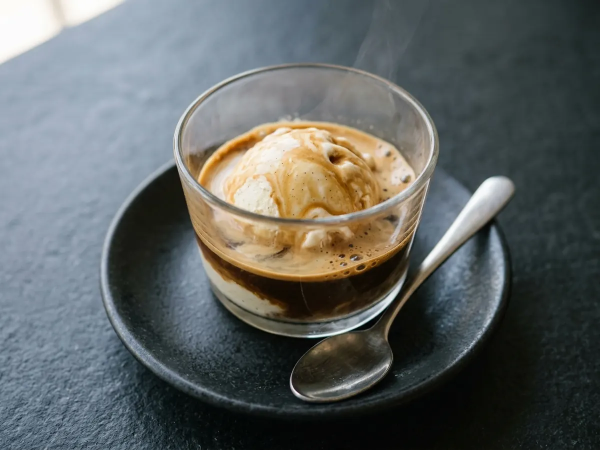
#> input picture img/yemek/affogato.webp, 1200 x 900 px, given in place of ton-baligi-pismis-100-g.webp, which was not available (shown at 1/2 size)
$ python pin_uret_en.py
#> lines starting #> are read from the running program, lines starting #| are printed output that depends on the picture; after the words box and inside, x2 and y2 are one past the last pixel; in counts of white or black regions, pixels touching at a corner belong together; pictures that were not available may be replaced by others from this repository, and a replacement may not be noted
#!/usr/bin/env python3
"""İngilizce Pinterest pinleri: 1000x1500 görsel + toplu yükleme CSV'si.
Girdi: araclar/pin_en_secim.json (tek yemekler + karşılaştırma çiftleri; İngilizce site verisinden üretildi),
       img/yemek/<türkçe slug>.webp
Çıktı: img/pin/en/food-<slug>.jpg, img/pin/en/vs-<a>-vs-<b>.jpg ve "Claude outputs/pinterest-en-parti-1.csv"
Tasarım Türkçe pin_uret.py ile aynı (orman yeşili panel, lime vurgu, Poppins).
"""
import csv, json, os, datetime
from PIL import Image, ImageDraw, ImageFont, ImageOps

KOK = os.path.dirname(os.path.dirname(os.path.abspath(__file__)))
FD = '/usr/share/fonts/truetype/google-fonts/'
def F(w, s): return ImageFont.truetype(FD + f'Poppins-{w}.ttf', s)

PAPER = (230, 239, 232); FOREST = (14, 34, 23); LIME = (213, 236, 98); BEYAZ = (255, 255, 255)
SOLUK = (176, 196, 182); KUTU = (30, 54, 39)
LIG = {'S': (30, 122, 76), 'A': (90, 145, 53), 'B': (194, 150, 27), 'C': (208, 108, 40), 'D': (191, 59, 56)}
HUKUM = {'S': 'YES, VERY', 'A': 'YES', 'B': 'SOMEWHAT', 'C': 'NOT REALLY', 'D': 'NO'}
HUKUM_UZUN = {'S': 'Yes, very. It keeps you full for a long time on few calories.',
              'A': 'Yes. It gives reliable fullness for its calories.',
              'B': 'Somewhat. It gives average fullness for its calories.',
              'C': 'Not really. For its calories, it leaves you hungry fast.',
              'D': "No. Its calories outweigh its fullness: you eat it but you don't feel full."}
PANO_TEK = 'Most Filling Foods'
PANO_VS = 'Which Keeps You Full Longer?'
W, H = 1000, 1500
SITE = 'https://platerank.dev'

def saat(t): return str(int(t)) if t == int(t) else f'{t:.1f}'

def sar(d, metin, font, gen):
    out, s = [], ''
    for k in metin.split():
        t = (s + ' ' + k).strip()
        if d.textlength(t, font=font) <= gen: s = t
        else:
            if s: out.append(s)
            s = k
    if s: out.append(s)
    return out

# [5 lines left out: function sigdir, not called in this run]

def foto(y, boyut):
    im = Image.open(os.path.join(KOK, 'img', 'yemek', y['tr'] + '.webp')).convert('RGB')
    return ImageOps.fit(im, boyut, Image.LANCZOS)

def yuvarlak_yapistir(im, ft, xy, r):
    m = Image.new('L', ft.size, 0)
    ImageDraw.Draw(m).rounded_rectangle((0, 0, ft.width - 1, ft.height - 1), radius=r, fill=255)
    im.paste(ft, xy, m)

def alt_bilgi(d, sag):
    d.text((90, 1412), 'platerank.dev', font=F('Bold', 32), fill=LIME, anchor='lm')
    d.text((910, 1412), sag, font=F('Medium', 26), fill=SOLUK, anchor='rm')

# ---------- tek yemek ----------

def pin_tek(y, cikti):
    L = y['lig']
    im = Image.new('RGB', (W, H), PAPER); d = ImageDraw.Draw(im)
    yuvarlak_yapistir(im, foto(y, (920, 700)), (40, 40), 36)
    d.ellipse((70, 70, 210, 210), fill=LIG[L], outline=BEYAZ, width=6)
    d.text((140, 128), L, font=F('Bold', 84), fill=BEYAZ, anchor='mm')
    d.text((140, 186), 'TIER', font=F('Bold', 20), fill=BEYAZ, anchor='mm')
    d.rounded_rectangle((40, 770, 960, 1460), radius=36, fill=FOREST)
    x0 = 90
    d.text((x0, 820), 'DOES IT KEEP YOU FULL?', font=F('Bold', 34), fill=LIME, anchor='lm')
    alt = y['porsiyon'] or y['tanim']
    for boy in (92, 84, 76, 68, 60, 54):
        f = F('Bold', boy); satir = sar(d, y['ad'], f, 820)
        bitis = 880 + len(satir[:2]) * int(boy * 1.12) + (46 if alt else 0) + 24 + 92
        if len(satir) <= 2 and bitis <= 1220: break
    y0 = 880
    for s in satir[:2]:
        d.text((x0, y0), s, font=f, fill=BEYAZ, anchor='lt'); y0 += int(boy * 1.12)
    if alt:
        d.text((x0, y0 + 4), alt, font=F('Medium', 30), fill=SOLUK, anchor='lt'); y0 += 46
    y0 += 24
    hk = HUKUM[L]; fh = F('Bold', 54); w = d.textlength(hk, font=fh) + 64
    d.rounded_rectangle((x0, y0, x0 + w, y0 + 92), radius=46, fill=LIG[L])
    d.text((x0 + w / 2, y0 + 47), hk, font=fh, fill=BEYAZ, anchor='mm')
    yk = 1250; kw = (820 - 2 * 20) / 3
    for i, (b, a) in enumerate([(f"{y['kcal']}", 'kcal'), (f"{y['protein']} g", 'protein'), (f"~{saat(y['saat'])} h", 'keeps you full')]):
        kx = x0 + i * (kw + 20)
        d.rounded_rectangle((kx, yk, kx + kw, yk + 120), radius=22, fill=KUTU)
        d.text((kx + kw / 2, yk + 48), b, font=F('Bold', 42), fill=BEYAZ, anchor='mm')
        d.text((kx + kw / 2, yk + 94), a, font=F('Medium', 24), fill=SOLUK, anchor='mm')
    alt_bilgi(d, 'satiety per calorie')
    im.save(cikti, 'JPEG', quality=86, optimize=True, progressive=True)

# ---------- karşılaştırma ----------

# [60 lines left out: functions vs_sonuc, pin_vs, not called in this run]

# ---------- metinler ----------

def tek_satir(y):
    por = f" ({y['porsiyon']})" if y['porsiyon'] else ''
    ad = y['ad']
    return {
        'Title': f"How long does {ad} keep you full? Calories and satiety"[:100],
        'Description': (f"{ad}{por}: {y['kcal']} kcal, {y['protein']} g protein, {y['lif']} g fiber. {HUKUM_UZUN[y['lig']]} "
                        f"Satiety score {y['puan']} (tier {y['lig']}), keeps you full for about {saat(y['saat'])} hours. "
                        f"See what keeps you fuller for the same calories on platerank.dev.")[:500],
        'Link': f"{SITE}/en/food/{y['slug']}?utm_source=pinterest&utm_medium=pin_en",
        'Keywords': f"{ad.lower()} calories, is {ad.lower()} filling, how long does {ad.lower()} keep you full, most filling foods, high protein low calorie",
        'Pinterest board': PANO_TEK,
    }

# [17 lines left out: function vs_satir, not called in this run]

if __name__ == '__main__':
    secim = json.load(open(os.path.join(KOK, 'araclar', 'pin_en_secim.json'), encoding='utf-8'))
#> (reads araclar/pin_en_secim.json from the repository)
    hedef = os.path.join(KOK, 'img', 'pin', 'en'); os.makedirs(hedef, exist_ok=True)
    isler = []
    for y in secim['tek']:
        ad = f"food-{y['slug']}.jpg"; pin_tek(y, os.path.join(hedef, ad)); isler.append((ad, tek_satir(y)))
#> in pin_tek, `im = Image.new('RGB', (W, H), PAPER)`:
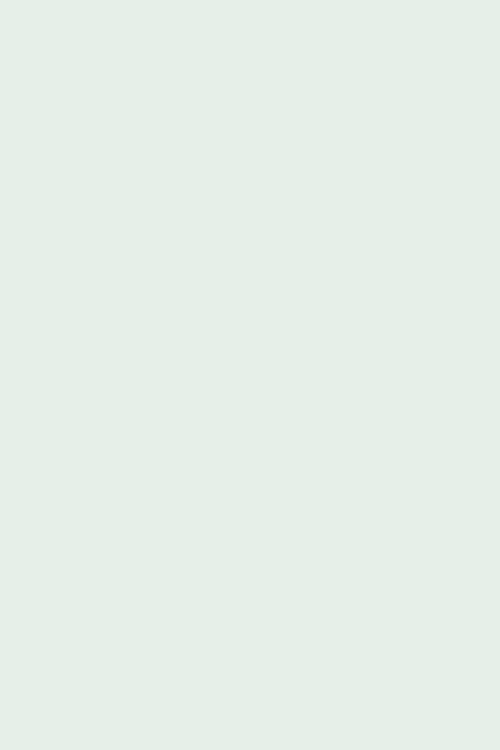
#> im: PIL image 1000x1500 RGB (shown at 1/2 size); mean R, G, B 230, 239, 232
#> in foto, im is the input picture: PIL image 1200x900 RGB; mean R, G, B 95.6, 99.9, 98.5
#> in foto, `return ImageOps.fit(im, boyut, Image.LANCZOS)`:
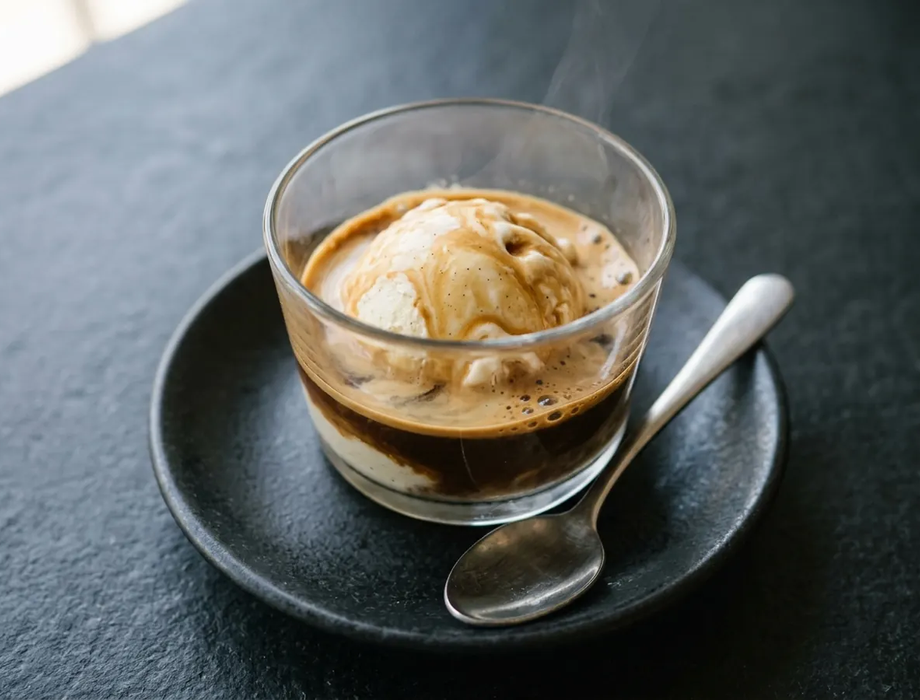
#> returned value: PIL image 920x700 RGB; mean R, G, B 95.7, 99.9, 98.4
#> in yuvarlak_yapistir, `m = Image.new('L', ft.size, 0)`: m: PIL image 920x700 L; every value is 0
#> in yuvarlak_yapistir, `ImageDraw.Draw(m).rounded_rectangle((0, 0, ft.width - 1, ft.height - 1..`:
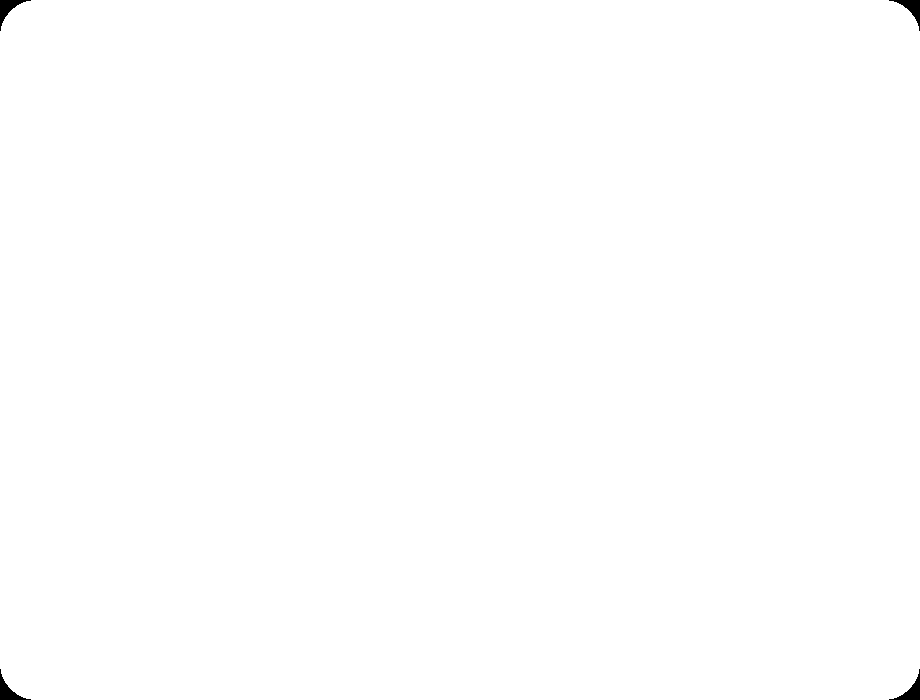
#> m: PIL image 920x700 L; 99.8% white; 4 black regions, box (x1, y1, x2, y2) and area: (0, 0, 31, 31) 287, (889, 0, 920, 31) 287, (0, 669, 31, 700) 287, (889, 669, 920, 700) 287
#> in yuvarlak_yapistir, `im.paste(ft, xy, m)`:
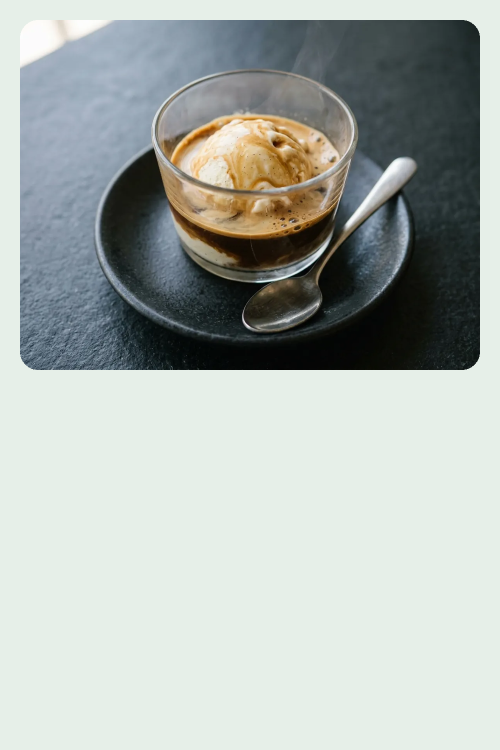
#> im: PIL image 1000x1500 RGB (shown at 1/2 size); mean R, G, B 172.5, 179.4, 174.7
#> in pin_tek, `alt = y['porsiyon'] or y['tanim']`: alt = 'cooked, 100 g'
#> the loop in pin_tek, `for boy in (92, 84, 76, 68, 60, 54):` made 1 pass
#> (satir, bitis) on pass 1: (['Tuna'], 1145)
#> the loop in pin_tek, `for s in satir[:2]:` made 1 pass
#> (s, y0) on pass 1: ('Tuna', 983)
#> after the loop in pin_tek, `for s in satir[:2]:`: y0 = 983
#> in pin_tek, `y0 += 46`: y0 = 1029
#> in pin_tek, `y0 += 24`: y0 = 1053
#> in pin_tek, `w = d.textlength(hk, font=fh) + 64`: w = 337.8
#> the loop in pin_tek, `for i, (b, a) in enumerate([(f"{y['kcal']}", 'kcal'), (f"{y['protein']..` made 3 passes
#> (b, a, kx) on passes 1 to 3: ('130', 'kcal', 90), ('29 g', 'protein', 370), ('~4.5 h', 'keeps you full', 650)
#> in pin_tek, `im.save(cikti, 'JPEG', quality=86, optimize=True, progressive=True)`:
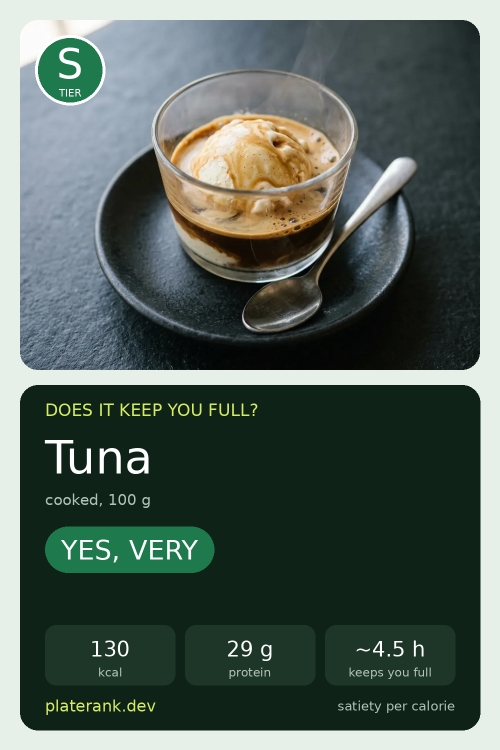
#> saved as food-tuna.jpg: PIL image 1000x1500 RGB (shown at 1/2 size); mean R, G, B 83.9, 97.5, 89.4
#> pass 2 of the loop `for y in secim['tek']:`:
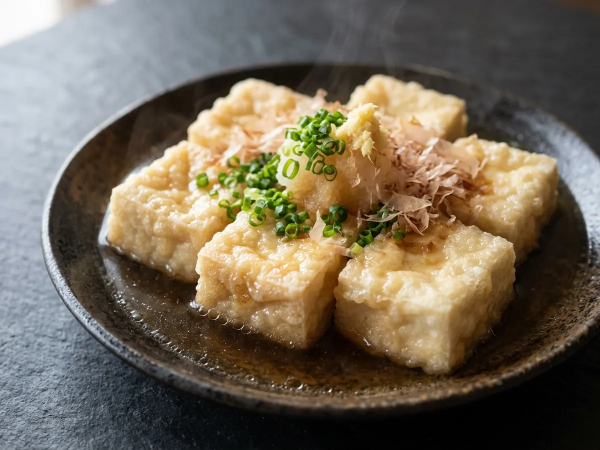
#> input picture img/yemek/agedashi-tofu-6-parca.webp, 1200 x 900 px, given in place of barbunya-pismis-1-su-bardagi.webp, which was not available (shown at 1/2 size)
#> in foto, im is the input picture: PIL image 1200x900 RGB; mean R, G, B 115.1, 104.6, 87.4
#> in yuvarlak_yapistir (call 2), `im.paste(ft, xy, m)`:
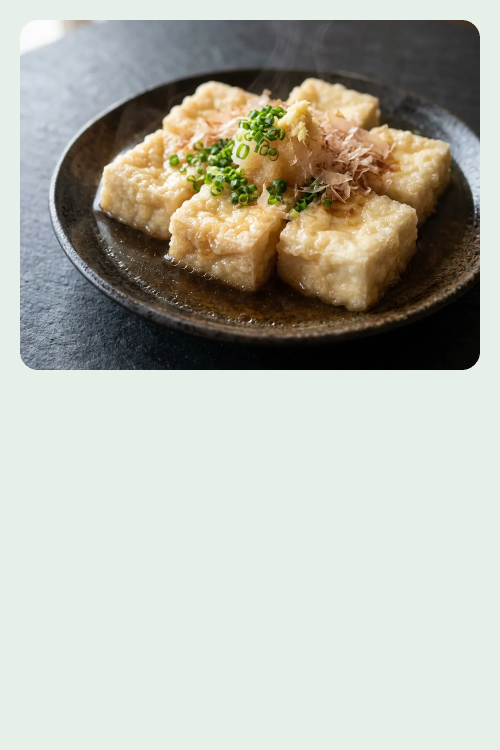
#> im: PIL image 1000x1500 RGB (shown at 1/2 size); mean R, G, B 180.7, 181.3, 169.7
#> alt = 'cooked, 1 cup'
#> the loop in pin_tek (call 2), `for boy in (92, 84, 76, 68, 60, 54):` made 1 pass
#> the loop in pin_tek (call 2), `for s in satir[:2]:` made 1 pass
#> after the loop in pin_tek (call 2), `for s in satir[:2]:`: y0 = 983
#> in pin_tek (call 2), `y0 += 46`: y0 = 1029
#> in pin_tek (call 2), `y0 += 24`: y0 = 1053
#> the loop in pin_tek (call 2), `for i, (b, a) in enumerate([(f"{y['kcal']}", 'kcal'), (f"{y['protein']..` made 3 passes
#> (b, a, kx) on passes 1 to 3: ('204', 'kcal', 90), ('14 g', 'protein', 370), ('~4.5 h', 'keeps you full', 650)
#> in pin_tek (call 2), `im.save(cikti, 'JPEG', quality=86, optimize=True, progressive=True)`:
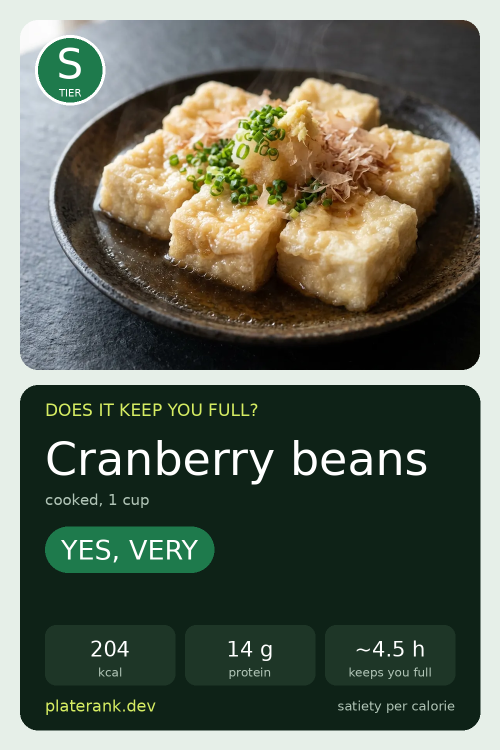
#> saved as food-cranberry-beans.jpg: PIL image 1000x1500 RGB (shown at 1/2 size); mean R, G, B 93.5, 100.6, 85.8
#> (the run stopped early here; a loop or call above may not have finished)
